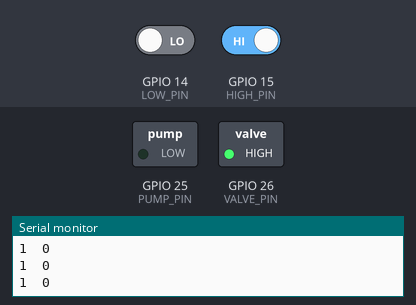
A sketch run on a simulated ESP32. Parts: switched loads named in the sketch (green lamp = pin HIGH), the last lines printed to the serial monitor. Inputs (shaded band) come from the test bench; at power-on: GPIO 15 (HIGH_PIN) HIGH, GPIO 14 (LOW_PIN) LOW.

Above: at 1.2 s.
1.3 s: GPIO 15 (HIGH_PIN) driven LOW
At 2.3 s:
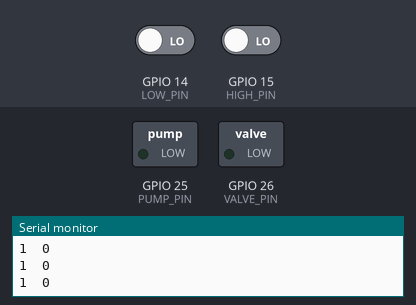
4.3 s: GPIO 15 (HIGH_PIN) driven HIGH
At 5.7 s:
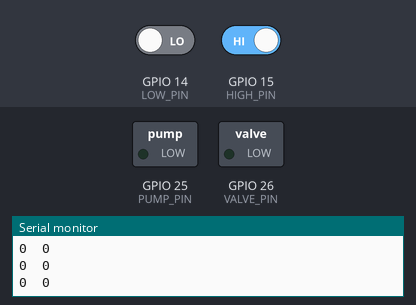
6.0 s: GPIO 14 (LOW_PIN) driven HIGH
At 8.1 s:
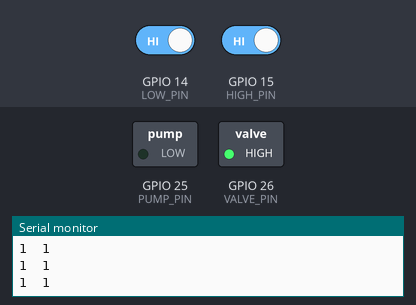
Timing chart, 0 to 9.6 s (numbered marks = the images above; inputs shaded):
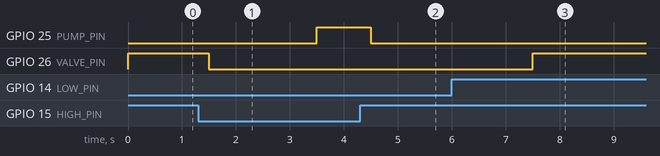

Measured:
- after the input at 1.3 s, GPIO 25 (PUMP_PIN): LOW → HIGH after 2.2 s; GPIO 26 (VALVE_PIN): HIGH → LOW after 0.20 s
- after the input at 4.3 s, GPIO 25 (PUMP_PIN): HIGH → LOW after 0.20 s
- after the input at 6.0 s, GPIO 26 (VALVE_PIN): LOW → HIGH after 1.5 s

The sketch:

rain_tester_pump.ino
```cpp
#define LOW_PIN 14
#define HIGH_PIN 15
#define VALVE_PIN 26
#define PUMP_PIN 25

void setup() {
  pinMode(LOW_PIN, INPUT);
  pinMode(HIGH_PIN, INPUT);
  digitalWrite(LOW_PIN, HIGH);
  digitalWrite(HIGH_PIN, HIGH);

  pinMode(VALVE_PIN, OUTPUT);
  pinMode(PUMP_PIN, OUTPUT);
  digitalWrite(VALVE_PIN, LOW);
  digitalWrite(PUMP_PIN, LOW);

  Serial.begin(9600);
  Serial.println("Rain guage pump");
}

void loop() {
  /*while(1){
    digitalWrite(VALVE_PIN, HIGH);
    delay(1000);
    digitalWrite(VALVE_PIN, LOW);
    digitalWrite(PUMP_PIN, HIGH);
    delay(1000);
    digitalWrite(PUMP_PIN, LOW);
  }*/
  /*while(1) {
    Serial.print(digitalRead(HIGH_PIN));
    Serial.print('\t');
    Serial.println(digitalRead(LOW_PIN));
    delay(250);
  }*/

  if(digitalRead(HIGH_PIN) == 0) {
    digitalWrite(PUMP_PIN, HIGH);
    while(digitalRead(HIGH_PIN) == 0) {
      Serial.print(digitalRead(HIGH_PIN));
      Serial.print('\t');
      Serial.println(digitalRead(LOW_PIN));
      delay(250);
    }
    digitalWrite(PUMP_PIN, LOW);
  } else {
    digitalWrite(VALVE_PIN, HIGH);
    while(digitalRead(HIGH_PIN) == 1) {
      Serial.print(digitalRead(HIGH_PIN));
      Serial.print('\t');
      Serial.println(digitalRead(LOW_PIN));
      delay(250);
    }
    digitalWrite(VALVE_PIN, LOW);
  }
  delay(1000);
  Serial.println("Started");
  while(1) {
    digitalWrite(VALVE_PIN, HIGH);
    while(digitalRead(LOW_PIN) == 1) {
      Serial.print(digitalRead(HIGH_PIN));
      Serial.print('\t');
      Serial.println(digitalRead(LOW_PIN));
      delay(250);
    }
    digitalWrite(VALVE_PIN, LOW);
    delay(1000);

    digitalWrite(PUMP_PIN, HIGH);
    while(digitalRead(HIGH_PIN) == 0) {
      Serial.print(digitalRead(HIGH_PIN));
      Serial.print('\t');
      Serial.println(digitalRead(LOW_PIN));
      delay(250);
    }
    digitalWrite(PUMP_PIN, LOW);
    delay(1000);
  }
}
```
